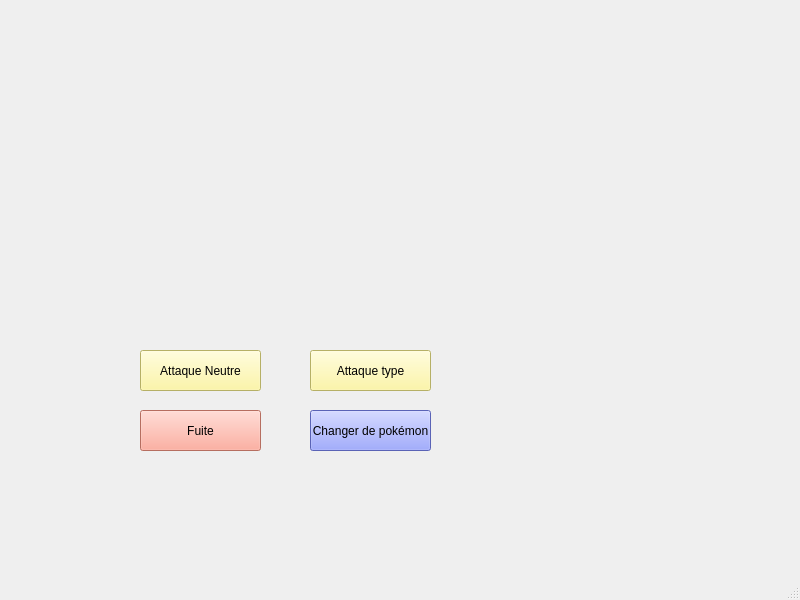
<?xml version="1.0" encoding="UTF-8"?>
<ui version="4.0">
 <class>MainWindow</class>
 <widget class="QMainWindow" name="MainWindow">
  <property name="geometry">
   <rect>
    <x>0</x>
    <y>0</y>
    <width>800</width>
    <height>600</height>
   </rect>
  </property>
  <property name="windowTitle">
   <string>MainWindow</string>
  </property>
  <widget class="QWidget" name="centralwidget">
   <widget class="QPushButton" name="pushButton">
    <property name="geometry">
     <rect>
      <x>140</x>
      <y>350</y>
      <width>121</width>
      <height>41</height>
     </rect>
    </property>
    <property name="palette">
     <palette>
      <active>
       <colorrole role="WindowText">
        <brush brushstyle="SolidPattern">
         <color alpha="255">
          <red>0</red>
          <green>0</green>
          <blue>0</blue>
         </color>
        </brush>
       </colorrole>
       <colorrole role="Button">
        <brush brushstyle="SolidPattern">
         <color alpha="255">
          <red>255</red>
          <green>246</green>
          <blue>143</blue>
         </color>
        </brush>
       </colorrole>
       <colorrole role="Light">
        <brush brushstyle="SolidPattern">
         <color alpha="255">
          <red>255</red>
          <green>195</green>
          <blue>193</blue>
         </color>
        </brush>
       </colorrole>
       <colorrole role="Midlight">
        <brush brushstyle="SolidPattern">
         <color alpha="255">
          <red>227</red>
          <green>157</green>
          <blue>154</blue>
         </color>
        </brush>
       </colorrole>
       <colorrole role="Dark">
        <brush brushstyle="SolidPattern">
         <color alpha="255">
          <red>100</red>
          <green>59</green>
          <blue>58</blue>
         </color>
        </brush>
       </colorrole>
       <colorrole role="Mid">
        <brush brushstyle="SolidPattern">
         <color alpha="255">
          <red>133</red>
          <green>79</green>
          <blue>77</blue>
         </color>
        </brush>
       </colorrole>
       <colorrole role="Text">
        <brush brushstyle="SolidPattern">
         <color alpha="255">
          <red>0</red>
          <green>0</green>
          <blue>0</blue>
         </color>
        </brush>
       </colorrole>
       <colorrole role="BrightText">
        <brush brushstyle="SolidPattern">
         <color alpha="255">
          <red>255</red>
          <green>255</green>
          <blue>255</blue>
         </color>
        </brush>
       </colorrole>
       <colorrole role="ButtonText">
        <brush brushstyle="SolidPattern">
         <color alpha="255">
          <red>0</red>
          <green>0</green>
          <blue>0</blue>
         </color>
        </brush>
       </colorrole>
       <colorrole role="Base">
        <brush brushstyle="SolidPattern">
         <color alpha="255">
          <red>255</red>
          <green>246</green>
          <blue>143</blue>
         </color>
        </brush>
       </colorrole>
       <colorrole role="Window">
        <brush brushstyle="SolidPattern">
         <color alpha="255">
          <red>255</red>
          <green>246</green>
          <blue>143</blue>
         </color>
        </brush>
       </colorrole>
       <colorrole role="Shadow">
        <brush brushstyle="SolidPattern">
         <color alpha="255">
          <red>0</red>
          <green>0</green>
          <blue>0</blue>
         </color>
        </brush>
       </colorrole>
       <colorrole role="AlternateBase">
        <brush brushstyle="SolidPattern">
         <color alpha="255">
          <red>227</red>
          <green>187</green>
          <blue>185</blue>
         </color>
        </brush>
       </colorrole>
       <colorrole role="ToolTipBase">
        <brush brushstyle="SolidPattern">
         <color alpha="255">
          <red>255</red>
          <green>255</green>
          <blue>220</blue>
         </color>
        </brush>
       </colorrole>
       <colorrole role="ToolTipText">
        <brush brushstyle="SolidPattern">
         <color alpha="255">
          <red>0</red>
          <green>0</green>
          <blue>0</blue>
         </color>
        </brush>
       </colorrole>
       <colorrole role="PlaceholderText">
        <brush brushstyle="SolidPattern">
         <color alpha="128">
          <red>0</red>
          <green>0</green>
          <blue>0</blue>
         </color>
        </brush>
       </colorrole>
      </active>
      <inactive>
       <colorrole role="WindowText">
        <brush brushstyle="SolidPattern">
         <color alpha="255">
          <red>0</red>
          <green>0</green>
          <blue>0</blue>
         </color>
        </brush>
       </colorrole>
       <colorrole role="Button">
        <brush brushstyle="SolidPattern">
         <color alpha="255">
          <red>255</red>
          <green>246</green>
          <blue>143</blue>
         </color>
        </brush>
       </colorrole>
       <colorrole role="Light">
        <brush brushstyle="SolidPattern">
         <color alpha="255">
          <red>255</red>
          <green>195</green>
          <blue>193</blue>
         </color>
        </brush>
       </colorrole>
       <colorrole role="Midlight">
        <brush brushstyle="SolidPattern">
         <color alpha="255">
          <red>227</red>
          <green>157</green>
          <blue>154</blue>
         </color>
        </brush>
       </colorrole>
       <colorrole role="Dark">
        <brush brushstyle="SolidPattern">
         <color alpha="255">
          <red>100</red>
          <green>59</green>
          <blue>58</blue>
         </color>
        </brush>
       </colorrole>
       <colorrole role="Mid">
        <brush brushstyle="SolidPattern">
         <color alpha="255">
          <red>133</red>
          <green>79</green>
          <blue>77</blue>
         </color>
        </brush>
       </colorrole>
       <colorrole role="Text">
        <brush brushstyle="SolidPattern">
         <color alpha="255">
          <red>0</red>
          <green>0</green>
          <blue>0</blue>
         </color>
        </brush>
       </colorrole>
       <colorrole role="BrightText">
        <brush brushstyle="SolidPattern">
         <color alpha="255">
          <red>255</red>
          <green>255</green>
          <blue>255</blue>
         </color>
        </brush>
       </colorrole>
       <colorrole role="ButtonText">
        <brush brushstyle="SolidPattern">
         <color alpha="255">
          <red>0</red>
          <green>0</green>
          <blue>0</blue>
         </color>
        </brush>
       </colorrole>
       <colorrole role="Base">
        <brush brushstyle="SolidPattern">
         <color alpha="255">
          <red>255</red>
          <green>246</green>
          <blue>143</blue>
         </color>
        </brush>
       </colorrole>
       <colorrole role="Window">
        <brush brushstyle="SolidPattern">
         <color alpha="255">
          <red>255</red>
          <green>246</green>
          <blue>143</blue>
         </color>
        </brush>
       </colorrole>
       <colorrole role="Shadow">
        <brush brushstyle="SolidPattern">
         <color alpha="255">
          <red>0</red>
          <green>0</green>
          <blue>0</blue>
         </color>
        </brush>
       </colorrole>
       <colorrole role="AlternateBase">
        <brush brushstyle="SolidPattern">
         <color alpha="255">
          <red>227</red>
          <green>187</green>
          <blue>185</blue>
         </color>
        </brush>
       </colorrole>
       <colorrole role="ToolTipBase">
        <brush brushstyle="SolidPattern">
         <color alpha="255">
          <red>255</red>
          <green>255</green>
          <blue>220</blue>
         </color>
        </brush>
       </colorrole>
       <colorrole role="ToolTipText">
        <brush brushstyle="SolidPattern">
         <color alpha="255">
          <red>0</red>
          <green>0</green>
          <blue>0</blue>
         </color>
        </brush>
       </colorrole>
       <colorrole role="PlaceholderText">
        <brush brushstyle="SolidPattern">
         <color alpha="128">
          <red>0</red>
          <green>0</green>
          <blue>0</blue>
         </color>
        </brush>
       </colorrole>
      </inactive>
      <disabled>
       <colorrole role="WindowText">
        <brush brushstyle="SolidPattern">
         <color alpha="255">
          <red>100</red>
          <green>59</green>
          <blue>58</blue>
         </color>
        </brush>
       </colorrole>
       <colorrole role="Button">
        <brush brushstyle="SolidPattern">
         <color alpha="255">
          <red>255</red>
          <green>246</green>
          <blue>143</blue>
         </color>
        </brush>
       </colorrole>
       <colorrole role="Light">
        <brush brushstyle="SolidPattern">
         <color alpha="255">
          <red>255</red>
          <green>195</green>
          <blue>193</blue>
         </color>
        </brush>
       </colorrole>
       <colorrole role="Midlight">
        <brush brushstyle="SolidPattern">
         <color alpha="255">
          <red>227</red>
          <green>157</green>
          <blue>154</blue>
         </color>
        </brush>
       </colorrole>
       <colorrole role="Dark">
        <brush brushstyle="SolidPattern">
         <color alpha="255">
          <red>100</red>
          <green>59</green>
          <blue>58</blue>
         </color>
        </brush>
       </colorrole>
       <colorrole role="Mid">
        <brush brushstyle="SolidPattern">
         <color alpha="255">
          <red>133</red>
          <green>79</green>
          <blue>77</blue>
         </color>
        </brush>
       </colorrole>
       <colorrole role="Text">
        <brush brushstyle="SolidPattern">
         <color alpha="255">
          <red>100</red>
          <green>59</green>
          <blue>58</blue>
         </color>
        </brush>
       </colorrole>
       <colorrole role="BrightText">
        <brush brushstyle="SolidPattern">
         <color alpha="255">
          <red>255</red>
          <green>255</green>
          <blue>255</blue>
         </color>
        </brush>
       </colorrole>
       <colorrole role="ButtonText">
        <brush brushstyle="SolidPattern">
         <color alpha="255">
          <red>100</red>
          <green>59</green>
          <blue>58</blue>
         </color>
        </brush>
       </colorrole>
       <colorrole role="Base">
        <brush brushstyle="SolidPattern">
         <color alpha="255">
          <red>255</red>
          <green>246</green>
          <blue>143</blue>
         </color>
        </brush>
       </colorrole>
       <colorrole role="Window">
        <brush brushstyle="SolidPattern">
         <color alpha="255">
          <red>255</red>
          <green>246</green>
          <blue>143</blue>
         </color>
        </brush>
       </colorrole>
       <colorrole role="Shadow">
        <brush brushstyle="SolidPattern">
         <color alpha="255">
          <red>0</red>
          <green>0</green>
          <blue>0</blue>
         </color>
        </brush>
       </colorrole>
       <colorrole role="AlternateBase">
        <brush brushstyle="SolidPattern">
         <color alpha="255">
          <red>200</red>
          <green>119</green>
          <blue>116</blue>
         </color>
        </brush>
       </colorrole>
       <colorrole role="ToolTipBase">
        <brush brushstyle="SolidPattern">
         <color alpha="255">
          <red>255</red>
          <green>255</green>
          <blue>220</blue>
         </color>
        </brush>
       </colorrole>
       <colorrole role="ToolTipText">
        <brush brushstyle="SolidPattern">
         <color alpha="255">
          <red>0</red>
          <green>0</green>
          <blue>0</blue>
         </color>
        </brush>
       </colorrole>
       <colorrole role="PlaceholderText">
        <brush brushstyle="SolidPattern">
         <color alpha="128">
          <red>0</red>
          <green>0</green>
          <blue>0</blue>
         </color>
        </brush>
       </colorrole>
      </disabled>
     </palette>
    </property>
    <property name="styleSheet">
     <string notr="true">QPushButton {
    background-color:rgb(255, 246, 143);
    color: whitergb(93, 93, 93);
}
</string>
    </property>
    <property name="text">
     <string>Attaque Neutre</string>
    </property>
   </widget>
   <widget class="QPushButton" name="pushButton_2">
    <property name="enabled">
     <bool>true</bool>
    </property>
    <property name="geometry">
     <rect>
      <x>310</x>
      <y>350</y>
      <width>121</width>
      <height>41</height>
     </rect>
    </property>
    <property name="styleSheet">
     <string notr="true">QPushButton {
    background-color:rgb(255, 246, 143);
    color: whitergb(93, 93, 93);
}
</string>
    </property>
    <property name="text">
     <string>Attaque type</string>
    </property>
    <property name="autoDefault">
     <bool>false</bool>
    </property>
    <property name="default">
     <bool>false</bool>
    </property>
    <property name="flat">
     <bool>false</bool>
    </property>
   </widget>
   <widget class="QPushButton" name="pushButton_3">
    <property name="geometry">
     <rect>
      <x>140</x>
      <y>410</y>
      <width>121</width>
      <height>41</height>
     </rect>
    </property>
    <property name="styleSheet">
     <string notr="true">QPushButton {
    background-color:rgb(255, 154, 134);
    color: whitergb(93, 93, 93);
}
</string>
    </property>
    <property name="text">
     <string>Fuite</string>
    </property>
   </widget>
   <widget class="QPushButton" name="pushButton_4">
    <property name="geometry">
     <rect>
      <x>310</x>
      <y>410</y>
      <width>121</width>
      <height>41</height>
     </rect>
    </property>
    <property name="styleSheet">
     <string notr="true">QPushButton {
    background-color:rgb(126, 139, 255);
    color: whitergb(93, 93, 93);
}
</string>
    </property>
    <property name="text">
     <string>Changer de pokémon</string>
    </property>
   </widget>
  </widget>
  <widget class="QMenuBar" name="menubar">
   <property name="geometry">
    <rect>
     <x>0</x>
     <y>0</y>
     <width>800</width>
     <height>21</height>
    </rect>
   </property>
  </widget>
  <widget class="QStatusBar" name="statusbar"/>
 </widget>
 <resources/>
 <connections/>
</ui>
